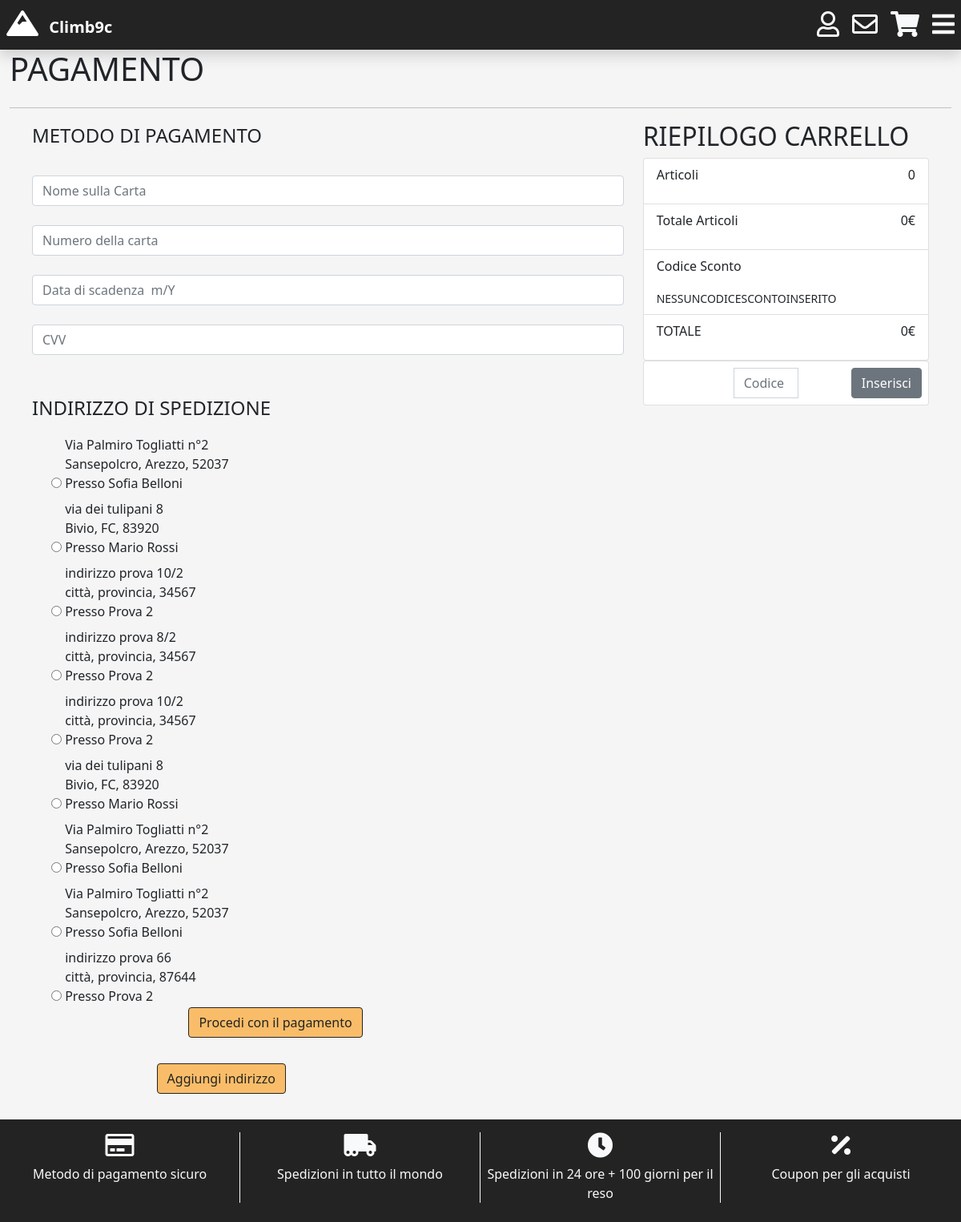
Screenshot of /payment.php (signed in) with the database file from the repository.
### tables this page shows
CREATE TABLE `address` (
  `idADDRESS` int(11) NOT NULL,
  `street` varchar(45) DEFAULT NULL,
  `province` varchar(45) DEFAULT NULL,
  `city` varchar(45) DEFAULT NULL,
  `zip_code` varchar(45) DEFAULT NULL,
  `name` varchar(45) DEFAULT NULL,
  `surname` varchar(45) DEFAULT NULL
);

### html/payment.php (called while the page is built, shortened)
<?php
require_once 'bootstrap.php';
require './template/base-template.php';
?>

### html/db/database.php (called while the page is built, shortened)
<?php
class DatabaseHelper{
    private $db;
    public function __construct($servername, $username, $password, $dbname, $port){
        $this->db = new mysqli($servername, $username, $password, $dbname, $port);
    }
    public function getAddressByCustomerID($idCUSTOMER){
      $query = "SELECT a.idADDRESS as idADDRESS, a.street as street, a.province as province, a.city as city, a.zip_code as zip_code, a.name as name, a.surname as surname
      FROM customer as cu INNER JOIN customer_address as ca ON ca.idCUSTOMER = cu.idCUSTOMER INNER JOIN address as a
      ON ca.idADDRESS = a.idADDRESS WHERE cu.idCUSTOMER=?";
      $stmt = $this->db->prepare($query);
      $stmt->bind_param('s',$idCUSTOMER);
      $stmt->execute();
      $result = $stmt->get_result();
      return $result->fetch_all(MYSQLI_ASSOC);
    }
    public function getCartByCustomerID($idCUSTOMER){
      $query = "SELECT p.name as productName, cp.quantity as productQuantity, p.price as productPrice, p.idPRODUCT as idPRODUCT FROM customer
      as cu INNER JOIN cart as ca ON ca.idCUSTOMER = cu.idCUSTOMER INNER JOIN cart_product
      as cp ON cp.idCART = ca.idCUSTOMER INNER JOIN product as p ON p.idPRODUCT = cp.idPRODUCT WHERE cu.idCUSTOMER = ?";
      $stmt = $this->db->prepare($query);
      $stmt->bind_param('i',$idCUSTOMER);
      $stmt->execute();
      $result = $stmt->get_result();
      return $result->fetch_all(MYSQLI_ASSOC);
    }
}
?>

### html/bootstrap.php (called while the page is built, shortened)
<?php
require_once("db/database.php");
require_once("utils/functions.php");
$dbh = new DatabaseHelper("4.tcp.ngrok.io", "root", "", "climb_9c", 15989);
?>

### html/utils/functions.php (called while the page is built, shortened)
<?php
function numberProduct($productArray){
  $total = 0;
  for($i = 0; $i < count($productArray); $i++) {
        $total += $productArray[$i]["productQuantity"];
  }
  return $total;
}
function cartPrice($productArray){
  $total = 0;
  for($i = 0; $i < count($productArray); $i++) {
    $price = $productArray[$i]["productPrice"]*$productArray[$i]["productQuantity"];
    $total += $price;
  }
  return $total;
}
?>

### html/template/payment_form.php (the view, shortened to what this page needs)
<div class="container-fluid">
  <div class="row">
    <header>
      <h1 class="font-weight-bold">PAGAMENTO</h1>
    </header>
  </div>
  <hr/>
  <main>
    <div class="row m-3">
      <div class="col-md-4 order-md-2">
        <h2>RIEPILOGO CARRELLO</h2>
        <ul class="list-group">
          <li class="list-group-item d-flex justify-content-between lh-condensed">
            <p>Articoli</p>
            <p><?php echo numberProduct($dbh->getCartByCustomerID($_SESSION['idCUSTOMER'])); ?></p>
          </li>
          <li class="list-group-item d-flex justify-content-between lh-condensed">
            <p>Totale Articoli</p>
            <p><?php $total = cartPrice($dbh->getCartByCustomerID($_SESSION['idCUSTOMER'])); echo $total."€";?></p>
          </li>
          <li class="list-group-item d-flex justify-content-between lh-condensed">
            <div>
              <p>Codice Sconto</p>
              <small><?php
                if(isset($_SESSION["couponCode"])){
                    echo $_SESSION["couponCode"];
                }
                else {
                  echo "NESSUNCODICESCONTOINSERITO";
                }
                ?></small>
            </div>
          </li>
          <li class="list-group-item d-flex justify-content-between lh-condensed">
            <p class="font-weight-bold">TOTALE</p>
            <p><?php
              if(isset($_SESSION["couponDiscount"])){
                echo calculateFinalPrice($total, $_SESSION["couponDiscount"])."€";
              }
              else{
                echo $total."€";
              }
            ?></p>
          </li>
        </ul>
        <form class="card p-2" action="payment.php" method="get">
          <div class="input-group">
            <input id="coupon" name="couponCode" type="text" class="form-control" placeholder="Codice Sconto"/>
            <div class="input-group-append">
              <input id="inserisci" type="submit" class="btn btn-secondary" value="Inserisci"/>
            </div>
          </div>
        </form>
      </div>
      <div class="col orderd-first">
        <form action="#" method="post">
        <fieldset>
          <legend>METODO DI PAGAMENTO</legend>
          <input type="text" id="name" name="name" class="form-control" placeholder="Nome sulla Carta" required/>
          <input type="number" id="ccnum" name="card" class="form-control" placeholder="Numero della carta" maxlength="16" required/>
          <input type="text" id="scadenza" name="valid_thru" class="form-control" placeholder="Data di scadenza  m/Y" required/>
          <input type="number" id="cvv" name="cvv" class="form-control" placeholder="CVV" maxlength="4" required/>
        </fieldset>
        <div class="row mt-5">
          <div class="col">
            <fieldset>
              <?php $addresses = $dbh->getAddressByCustomerID($_SESSION['idCUSTOMER']); ?>
              <legend>INDIRIZZO DI SPEDIZIONE</legend>
              <div class="form-check">
              <?php foreach($addresses as $address): ?>
                <input type="radio" id="<?php echo $address["idADDRESS"]; ?>" name="idADDRESS" value="<?php echo $address["idADDRESS"]; ?>"/>
                <label for="<?php echo $address["idADDRESS"]; ?>" class="pt-2">
                  <?php echo $address["street"]; ?></br>
                  <?php echo $address["city"].", ".$address["province"].", ".$address["zip_code"]; ?></br>
                  <?php echo "Presso ".$address["name"]." ".$address["surname"]; ?>
                </label><br/>
              <?php endforeach; ?>
              </div>
            </fieldset>
          </div>
        </div>
        <div class="col-12">
          <input id="pay" type="submit" class="btn btn-primary btn-block" value="Procedi con il pagamento"/>
        </div>
        </form>
      </div>
    </div>
    <div class="row m-3">
      <div class="col">
        <?php if(!isset($_GET["add_address"])): ?>
        <div class="m-3">
          <form class="" action="" method="get">
            <input id="add_address" type="submit" class="btn btn-primary" value="Aggiungi indirizzo"/>
          </form>
        </div>
        <?php endif; ?>
      </div>
    </div>
  </main>
</div>

### html/css/style.css (style rules this page uses)
.bg-light { background-color: #F5F5F5!important; }
.btn-primary { background-color: #F9BD69!important; color: #232323!important; border-color: #232323!important; }
input[type=number] { -moz-appearance: textfield; }

### rows the page displays
address: street "Via Palmiro Togliatti n°2", city "Sansepolcro", province "Arezzo", zip_code "52037", name "Sofia", surname "Belloni"
address: street "via dei tulipani 8", city "Bivio", province "FC", zip_code "83920", name "Mario", surname "Rossi"
address: street "indirizzo prova 10/2", city "città", province "provincia", zip_code "34567", name "Prova", surname "2"
address: street "indirizzo prova 8/2", city "città", province "provincia", zip_code "34567", name "Prova", surname "2"
address: street "indirizzo prova 10/2", city "città", province "provincia", zip_code "34567", name "Prova", surname "2"
address: street "via dei tulipani 8", city "Bivio", province "FC", zip_code "83920", name "Mario", surname "Rossi"
address: street "Via Palmiro Togliatti n°2", city "Sansepolcro", province "Arezzo", zip_code "52037", name "Sofia", surname "Belloni"
address: street "Via Palmiro Togliatti n°2", city "Sansepolcro", province "Arezzo", zip_code "52037", name "Sofia", surname "Belloni"
address: street "indirizzo prova 66", city "città", province "provincia", zip_code "87644", name "Prova", surname "2"

### other values shown
numberProduct($dbh->getCartByCustomerID($_SESSION['idCUSTOMER'])) "0"
$total "0"
